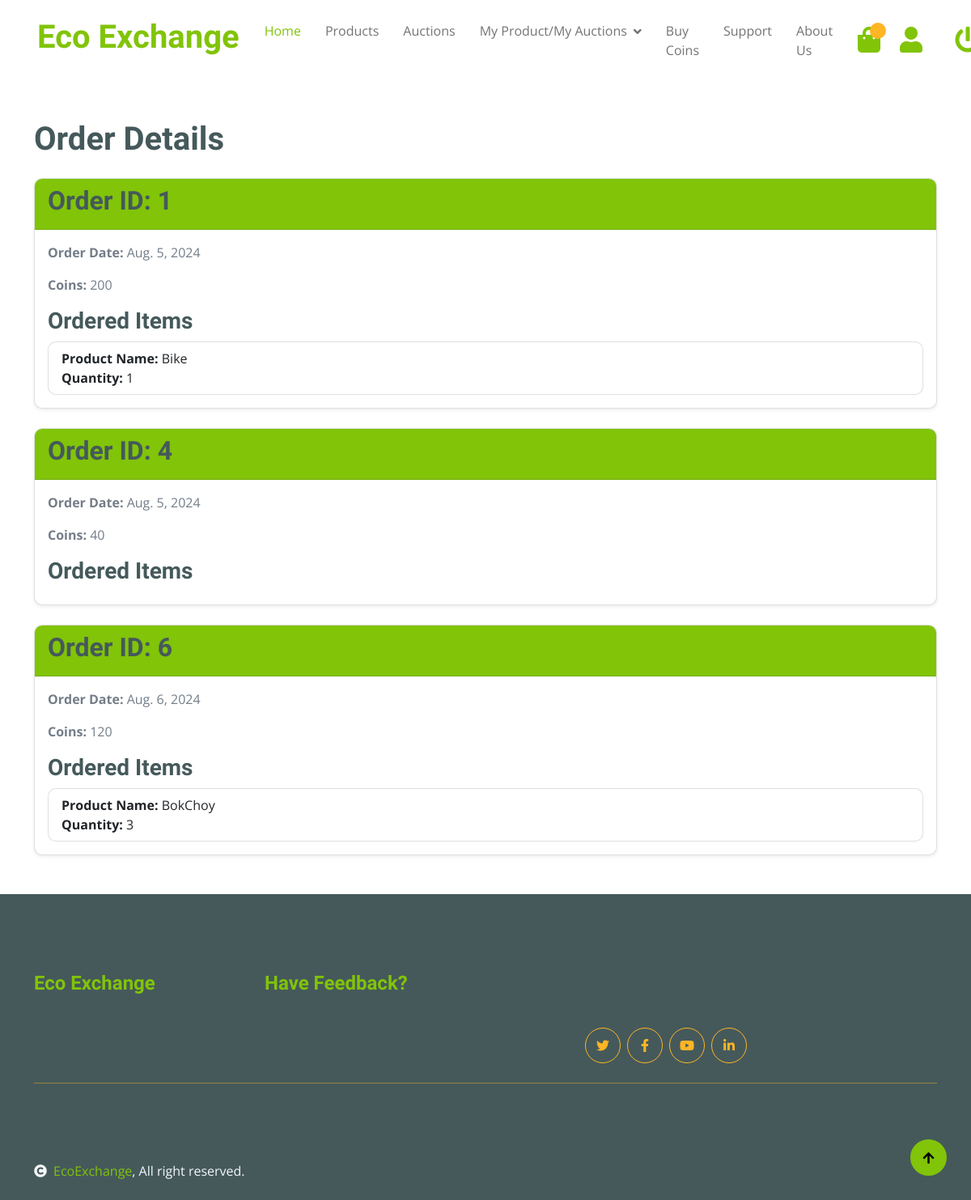
Page /order/ (signed in) on the committed database.
### order/models.py (models this page shows, shortened)
class Order(models.Model):
    ORDER_STATUS_CHOICES = [
        ('P', 'Pending'),
        ('S', 'Shipped'),
        ('D', 'Delivered'),
        ('C', 'Cancelled'),
    ]
    order_id = models.AutoField(primary_key=True)
    user_id = models.ForeignKey(Member, on_delete=models.CASCADE)
    order_date = models.DateField(default=timezone.now)
    order_amount = models.IntegerField()
    order_status = models.CharField(max_length=1, choices=ORDER_STATUS_CHOICES, default='P')

class OrderItem(models.Model):
    order_id = models.ForeignKey(Order, on_delete=models.CASCADE)
    product_id = models.ForeignKey(Product, on_delete=models.CASCADE)
    quantity = models.IntegerField(default=1)

### product/models.py (models this page shows)
class Product(models.Model):
    CATEGORY_CHOICES = [
        ('PAPER', 'Paper'),
        ('PLASTIC', 'Plastic'),
        ('GLASS', 'Glass'),
        ('METAL', 'Metal'),
        ('ELECTRONICS', 'Electronics'),
        ('ORGANIC', 'Organic'),
        ('TEXTILES', 'Textiles'),
        ('BATTERIES', 'Batteries'),
        ('WOOD', 'Wood'),
        ('RUBBER', 'Rubber'),
        ('MIXED_MATERIALS', 'Mixed Materials'),
    ]
    product_id = models.AutoField(primary_key=True)
    product_name = models.CharField(max_length=255)
    product_description = models.TextField()
    image = models.ImageField(upload_to='img/')
    quantity = models.IntegerField(validators=[MinValueValidator(1)])
    price = models.IntegerField(validators=[MinValueValidator(1)])
    category = models.CharField(max_length=50, choices=CATEGORY_CHOICES)
    user = models.ForeignKey(Member, on_delete=models.CASCADE)
    def __str__(self):
        return self.product_name

### order/views.py (the view)
# urls.py: path('order/', views.user_orders, name='user_orders'),
@login_required
@permission_required('order.view_order', raise_exception=True)
def user_orders(request):
    try:
        member = Member.objects.get(username=request.user.username)
    except Member.DoesNotExist:
        member = None
    orders = Order.objects.filter(user_id=member)
    order_items = OrderItem.objects.filter(order_id__in=orders)
    context = {'orders': orders, 'order_items': order_items}
    return render(request, 'order/user_orders.html', context)

### order/templates/order/user_orders.html (shortened to what this page needs)
{% extends 'product/base.html' %}
{% block body %}
<div class="container mt-5">
    <h1 class="mb-4">Order Details</h1>
    {% for order in orders %}
        <div class="card mb-4 shadow-sm">
            <div class="card-header bg-primary text-white">
                <h2>Order ID: {{ order.order_id }}</h2>
            </div>
            <div class="card-body">
                <p><strong>Order Date:</strong> {{ order.order_date }}</p>
                <p><strong>Coins:</strong> {{ order.order_amount }}</p>
                <h3>Ordered Items</h3>
                <ul class="list-group">
                    {% for item in order_items %}
                        {% if item.order_id == order %}
                            <li class="list-group-item d-flex justify-content-between align-items-center">
                                <div>
                                    <strong>Product Name:</strong> {{ item.product_id }}<br>
                                    <strong>Quantity:</strong> {{ item.quantity }}
                                </div>
                            </li>
                        {% endif %}
                    {% endfor %}
                </ul>
            </div>
        </div>
    {% endfor %}
</div>
{% endblock %}

### rows in the picture
Order: order_id "1", order_date "Aug. 5, 2024", order_amount "200"
OrderItem: product_id "Bike", quantity "1"
Order: order_id "4", order_date "Aug. 5, 2024", order_amount "40"
Order: order_id "6", order_date "Aug. 6, 2024", order_amount "120"
OrderItem: product_id "BokChoy", quantity "3"
